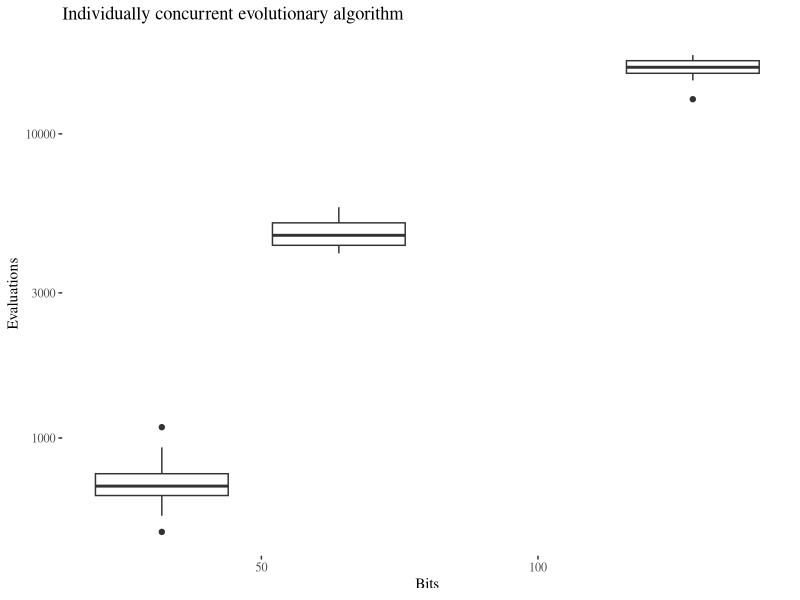
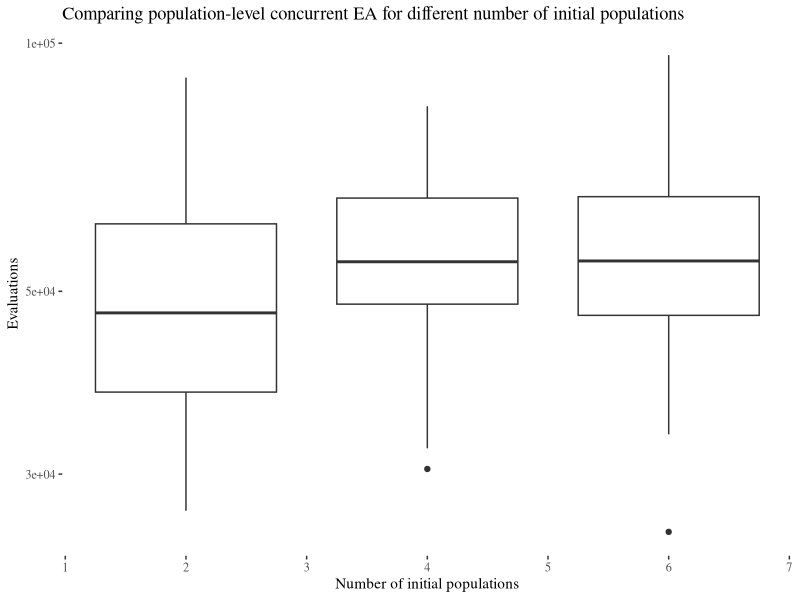
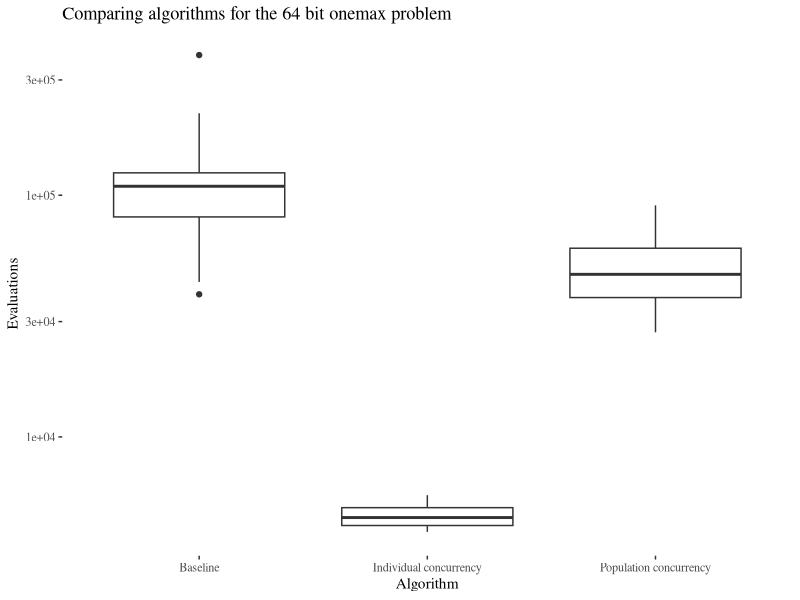

Here is the R script that generated these plots, in order:
## ----setup, cache=FALSE,echo=FALSE---------------------------------------
library(reshape2)
library(ggplot2)
library(ggthemes)

data <- read.csv('individual.csv',header=F)
data.v2 <- melt(data,id.vars=c("V1") )
evaluations <- data.frame(bits=data.v2$V1,evaluations=data.v2$value )

baseline <- read.csv('baseline-ea.csv',header=F,sep=" ")
baseline.v2 <- melt(baseline,id.vars=c("V1"))
baseline.64 <- baseline.v2[baseline.v2$V1==64,]

population <- read.csv('population-concurrency.csv',header=F,sep=" ")
population.v2 <- melt(population,id.vars=c("V1"))
population.64 <- population.v2[population.v2$V1==2,]

comparison.64 <- data.frame(bits=baseline.64$V1,algorithm=rep('Baseline',length(baseline.64$V1)),evaluations=baseline.64$value)
individual.64 <- evaluations[evaluations$bits==64,]

comparison.64 <- rbind(comparison.64,
                       data.frame(bits=population.64$V1,algorithm=rep('Population concurrency',length(population.64$V1)),evaluations=population.64$value))

comparison.64 <- rbind(comparison.64,
                       data.frame(bits=individual.64$bits,algorithm=rep('Individual concurrency',length(individual.64$bits)),evaluations=individual.64$evaluations))



## ----results-mo, cache=FALSE,echo=FALSE----------------------------------
ggplot(evaluations,aes(x=bits,y=evaluations,group=bits))+geom_boxplot()+ scale_y_log10()+theme_tufte()+labs(x="Bits",y="Evaluations",title="Individually concurrent evolutionary algorithm")

## ----population-initial, cache=FALSE,echo=FALSE--------------------------
population.initial <- data.frame(Number=population.v2$V1,Evaluations=population.v2$value)
ggplot(population.initial,aes(x=Number,y=Evaluations,group=Number))+geom_boxplot()+theme_tufte()+labs(x="Number of initial populations",y="Evaluations",title="Comparing population-level concurrent EA for different number of initial populations")+ scale_y_log10()

## ----comparison-mo, cache=FALSE,echo=FALSE-------------------------------
ggplot(comparison.64,aes(x=algorithm,y=evaluations,group=algorithm))+geom_boxplot()+theme_tufte()+labs(x="Algorithm",y="Evaluations",title="Comparing algorithms for the 64 bit onemax problem")+ scale_y_log10()

